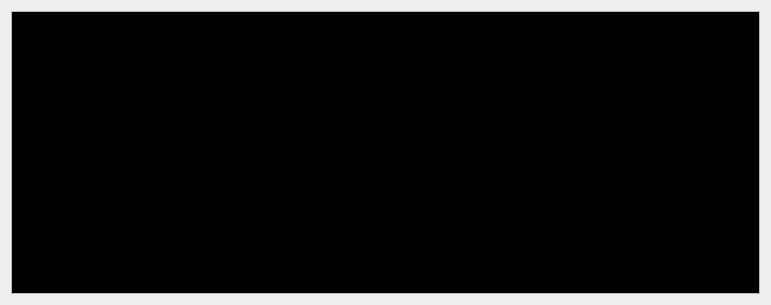
<?xml version="1.0" encoding="UTF-8"?>
<ui version="4.0">
 <class>console_item</class>
 <widget class="QWidget" name="console_item">
  <property name="geometry">
   <rect>
    <x>0</x>
    <y>0</y>
    <width>771</width>
    <height>305</height>
   </rect>
  </property>
  <property name="windowTitle">
   <string>Form</string>
  </property>
  <layout class="QGridLayout" name="gridLayout">
   <item row="0" column="0">
    <widget class="QTextEdit" name="console_text">
     <property name="palette">
      <palette>
       <active>
        <colorrole role="Text">
         <brush brushstyle="SolidPattern">
          <color alpha="255">
           <red>255</red>
           <green>255</green>
           <blue>255</blue>
          </color>
         </brush>
        </colorrole>
        <colorrole role="Base">
         <brush brushstyle="SolidPattern">
          <color alpha="255">
           <red>0</red>
           <green>0</green>
           <blue>0</blue>
          </color>
         </brush>
        </colorrole>
        <colorrole role="PlaceholderText">
         <brush brushstyle="SolidPattern">
          <color alpha="128">
           <red>255</red>
           <green>255</green>
           <blue>255</blue>
          </color>
         </brush>
        </colorrole>
       </active>
       <inactive>
        <colorrole role="Text">
         <brush brushstyle="SolidPattern">
          <color alpha="255">
           <red>255</red>
           <green>255</green>
           <blue>255</blue>
          </color>
         </brush>
        </colorrole>
        <colorrole role="Base">
         <brush brushstyle="SolidPattern">
          <color alpha="255">
           <red>0</red>
           <green>0</green>
           <blue>0</blue>
          </color>
         </brush>
        </colorrole>
        <colorrole role="PlaceholderText">
         <brush brushstyle="SolidPattern">
          <color alpha="128">
           <red>255</red>
           <green>255</green>
           <blue>255</blue>
          </color>
         </brush>
        </colorrole>
       </inactive>
       <disabled>
        <colorrole role="Text">
         <brush brushstyle="SolidPattern">
          <color alpha="255">
           <red>190</red>
           <green>190</green>
           <blue>190</blue>
          </color>
         </brush>
        </colorrole>
        <colorrole role="Base">
         <brush brushstyle="SolidPattern">
          <color alpha="255">
           <red>239</red>
           <green>239</green>
           <blue>239</blue>
          </color>
         </brush>
        </colorrole>
        <colorrole role="PlaceholderText">
         <brush brushstyle="SolidPattern">
          <color alpha="128">
           <red>0</red>
           <green>0</green>
           <blue>0</blue>
          </color>
         </brush>
        </colorrole>
       </disabled>
      </palette>
     </property>
     <property name="readOnly">
      <bool>true</bool>
     </property>
    </widget>
   </item>
  </layout>
 </widget>
 <resources/>
 <connections/>
</ui>
